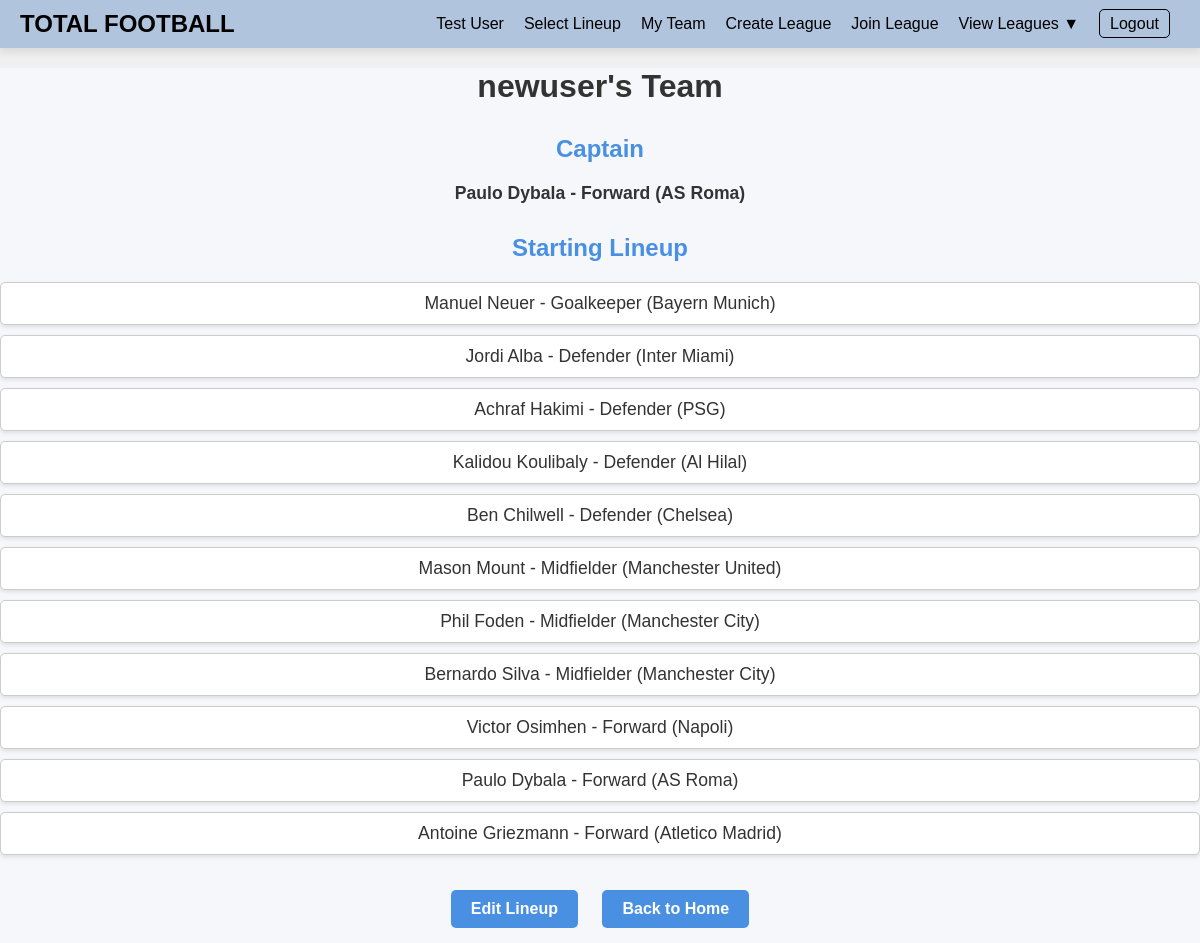
The app's page /my-team/ (signed in), older data.
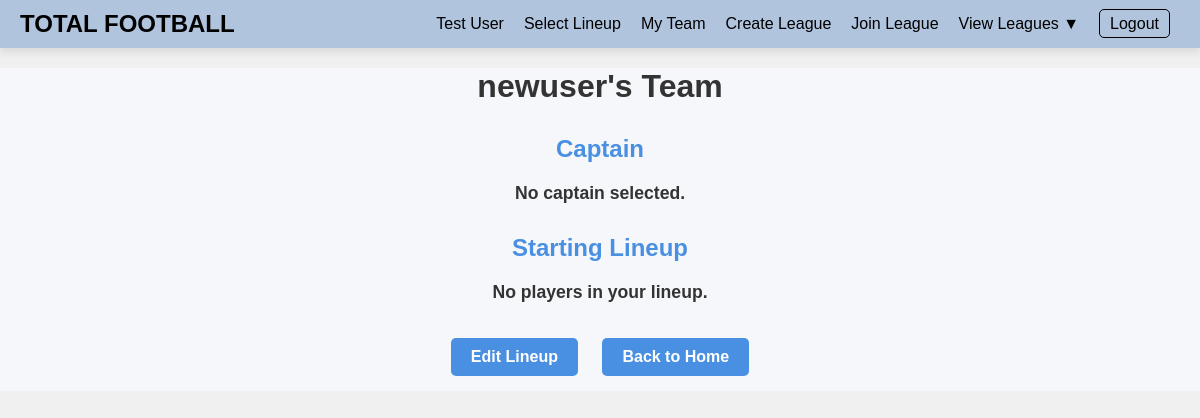
The same page, newer data.
### totalfootball/models.py (models this page shows, shortened)
class User(AbstractUser):
    email = models.EmailField(unique=True)
    team_name = models.CharField(max_length=100, blank=True, null=True)
    profile_image = models.ImageField(upload_to='profile_images/', blank=True, null=True)
    leagues = models.ManyToManyField('League', related_name='members', blank=True)

class Player(models.Model):
    name = models.CharField(max_length=100)
    team = models.CharField(max_length=100)
    league = models.CharField(max_length=100)
    position = models.CharField(max_length=50)
    price = models.DecimalField(max_digits=10, decimal_places=2)
    points = models.IntegerField(default=0)
    past_points = models.IntegerField(default=0)
    goals = models.IntegerField(default=0)
    assists = models.IntegerField(default=0)
    tackles = models.IntegerField(default=0)
    saves = models.IntegerField(default=0)
    duels = models.IntegerField(default=0)
    api_football_id = models.IntegerField(unique=True, null=True, blank=True)
    team_api_id = models.IntegerField(null=True, blank=True)
    league_api_id = models.IntegerField(null=True, blank=True)
    last_updated = models.DateTimeField(auto_now=True)  # Tracks when player data was last updated

### totalfootball/views.py (the view)
# urls.py: path('my-team/', my_team_view, name='my_team'),
@login_required
def my_team_view(request):
    try:
        team = Team.objects.get(user=request.user)
        players = team.starting_lineup.all()  # Retrieve all players in the lineup
        captain = team.captain
        captain_points = (captain.past_points or 0) * 2 if captain else 0
        non_captain_points = sum(player.past_points for player in players if player != captain)
        total_points = captain_points + non_captain_points
        print("My Team:")
        for player in players:
            print(f"Player: {player.name}, Position: {player.position}, Points: {player.points}, Past Points: {player.past_points}")
    except Team.DoesNotExist:
        messages.error(request, "You haven't selected a team yet.")
        return redirect('select_lineup')
    context = {
        'team': team,
        'players': players,
        'captain': captain,
        'total_points': total_points,
    }
    return render(request, 'my_team.html', context)

### totalfootball/templates/my_team.html (shortened to what this page needs)
<!DOCTYPE html>
<html lang="en">
<head>
    {% load static %}
    <link rel="stylesheet" href="../static/header.css">
    <link rel="stylesheet" href="../static/my_team.css">
</head>
<body>
    <div class="header-box" id="id_header_div">
        <div class="centered" id="id_site_name">
            <a href="/homepage">TOTAL FOOTBALL</a>
        </div>
        <div class="bottom" id="id_nav_profile">
            <a href="{% url 'profile' user.id %}">{{ user.first_name }} {{ user.last_name }}</a>
        </div>
        <div class="bottom" id="id_nav_global_stream">
            <a href="/select-lineup">Select Lineup</a>
        </div>
        <div class="bottom" id="id_nav_follower_stream">
            <a href="/my-team">My Team</a>
        </div>
        <div class="bottom" id="id_nav_follower_stream">
            <a href="/create-league">Create League</a>
        </div>
        <div class="bottom" id="id_nav_follower_stream">
            <a href="/join-league">Join League</a>
        </div>
        <div class="bottom dropdown" id="id_nav_view_leagues">
            <span>View Leagues ▼</span>
        </div>
        <div class="bottom" id="id_nav_logout">
            <a href="/logout">Logout</a>
        </div>
    </div>
    <div class="team-containter">
        <h1>{{ request.user.username }}'s Team</h1>
        <h2>Captain</h2>
        {% if captain %}
            <p>{{ captain.name }} - {{ captain.position }} ({{ captain.team }})</p>
        {% else %}
            <p>No captain selected.</p>
        {% endif %}
        <h2>Starting Lineup</h2>
        <ul>
            {% for player in players %}
                <li>{{ player.name }} - {{ player.position }} ({{ player.team }})</li>
            {% empty %}
                <p>No players in your lineup.</p>
            {% endfor %}
        </ul>
        <a href="{% url 'select_lineup' %}" class="mybutton">Edit Lineup</a>
        <a href="{% url 'homepage' %}" class="mybutton">Back to Home</a>
    </div>
</body>
</html>

### totalfootball/static/header.css (style rules this page uses)
body { margin: 0; font-family: Arial, sans-serif; background-color: #f0f0f0; }
.header-box { display: flex; align-items: center; justify-content: space-between; background-color: #b0c4de; padding: 10px 20px; box-shadow: 0 4px 8px rgba(0, 0, 0, 0.1); }
#id_site_name a { font-size: 1.5rem; font-weight: bold; color: #000; text-decoration: none; }
#id_site_name { flex: 1; }
.bottom { margin: 0 10px; }
.bottom a { color: #000; text-decoration: none; font-size: 1rem; }
#id_nav_logout a { padding: 5px 10px; border: 1px solid #000; border-radius: 5px; }
.dropdown { position: relative; display: inline-block; }

### totalfootball/static/my_team.css (style rules this page uses)
.team-containter { font-family: Arial, sans-serif; background-color: #f5f7fa; color: #333; margin: 0; padding: 0; text-align: center; }
h1 { font-size: 2rem; margin-top: 20px; color: #333; }
h2 { font-size: 1.5rem; margin-top: 30px; color: #4a90e2; }
p { font-size: 1.1rem; margin: 10px 0; color: #333; font-weight: bold; }
ul { list-style-type: none; padding: 0; margin: 20px 0; }
.mybutton { display: inline-block; margin: 15px 10px; padding: 10px 20px; background-color: #4a90e2; color: #fff; text-decoration: none; border-radius: 5px; font-weight: bold; transition: background-color 0.3s; }

Row changes from the older to the newer data that the page shows:
removed Player: name "Paulo Dybala", position "Forward", team "AS Roma"
removed Player: name "Manuel Neuer", position "Goalkeeper", team "Bayern Munich"
removed Player: name "Jordi Alba", position "Defender", team "Inter Miami"
removed Player: name "Achraf Hakimi", position "Defender", team "PSG"
removed Player: name "Kalidou Koulibaly", position "Defender", team "Al Hilal"
removed Player: name "Ben Chilwell", position "Defender", team "Chelsea"
removed Player: name "Mason Mount", position "Midfielder", team "Manchester United"
removed Player: name "Phil Foden", position "Midfielder", team "Manchester City"
removed Player: name "Bernardo Silva", position "Midfielder", team "Manchester City"
removed Player: name "Victor Osimhen", position "Forward", team "Napoli"
removed Player: name "Antoine Griezmann", position "Forward", team "Atletico Madrid"
Text that changed along with them:
text now shown: "No captain selected. No players in your lineup."
